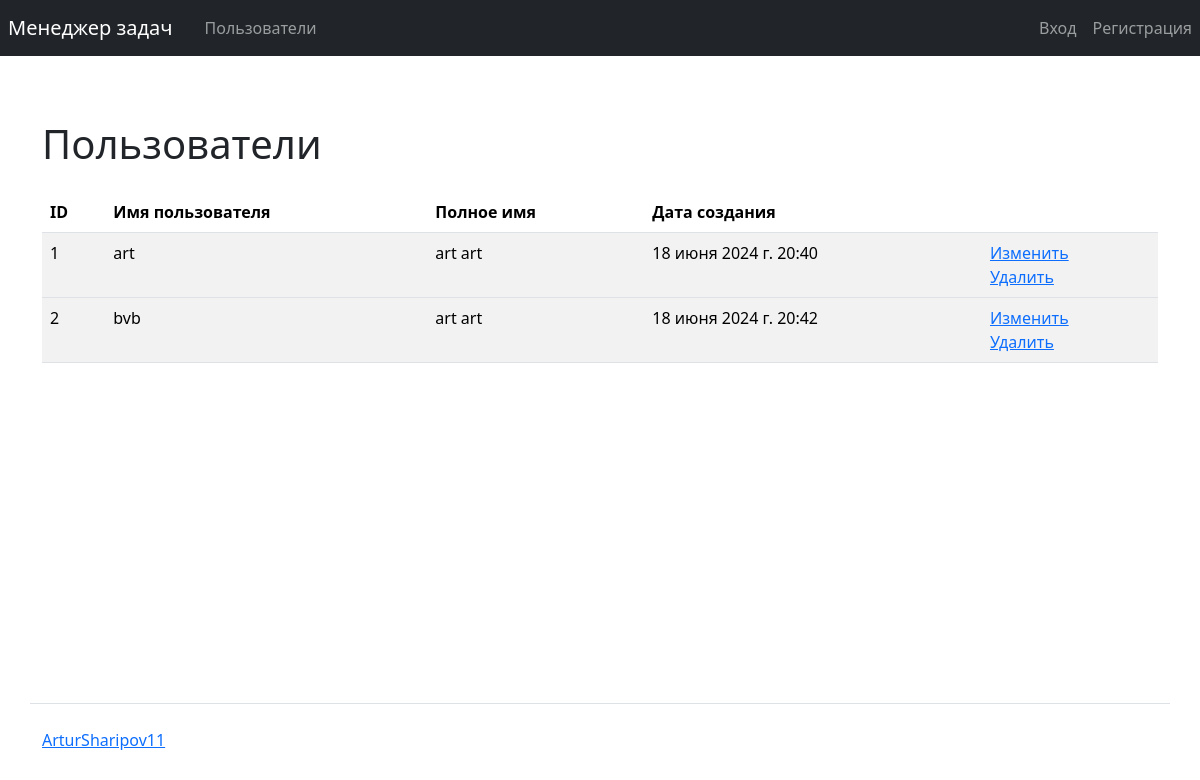
/users/, run on an earlier commit of the app's database.
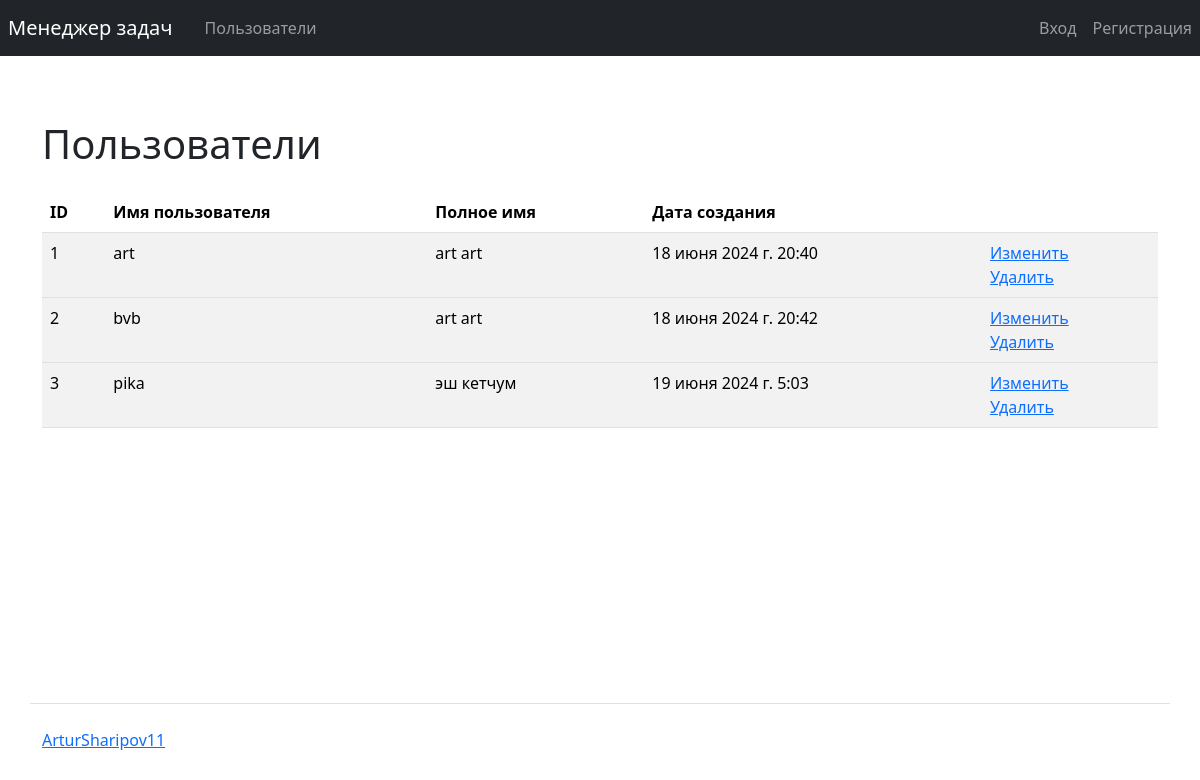
And on a later commit of the database.
### task_manager/users/models.py (models this page shows)
class User(AbstractUser):
    def __str__(self):
        return self.get_full_name()

### task_manager/users/views.py (the view)
# urls.py: path('', views.IndexIndex.as_view(), name='users'),
class IndexIndex(ListView):
    model = get_user_model()
    template_name = 'users/users.html'
    context_object_name = 'users'
    def get_context_data(self, **kwargs: Any) -> dict[str, Any]:
        context = super().get_context_data(**kwargs)
        context['messages'] = messages.get_messages(self.request)
        return context

### task_manager/templates/users/users.html
{% extends "base.html" %}
{% load i18n %}
{% block main %}
  <main>
    <h1 class="my-4">{% translate "Users" %}</h1>
    <table class="table table-striped">
      <thead>
        <tr>
          <th>ID</th>
          <th>{% translate "User name" %}</th>
          <th>{% translate "Full name" %}</th>
          <th>{% translate "Create date" %}</th>
          <th></th>
        </tr>
      </thead>
      {% for user in users %}
      <tbody>
          <tr>
            <td>{{ user.id }}</td>
            <td>{{ user.username }}</td>
            <td>{{ user.first_name }} {{ user.last_name }}</td>
            <td>{{ user.date_joined }}</td>
            <td>
              <a href="{% url 'update_user' user.id %}">{% translate "Change" %}</a>
              <br>
              <a href="{% url 'delete_user' user.id %}">{% translate "Delete" %}</a>
            </td>
          </tr>
      </tbody>
      {% endfor %}
    </table>
  </main>
{% endblock %}

What changed in the data, as far as the page shows it:
added User: id "3", username "pika", first_name "эш", last_name "кетчум", date_joined "19 июня 2024 г. 5:03"
